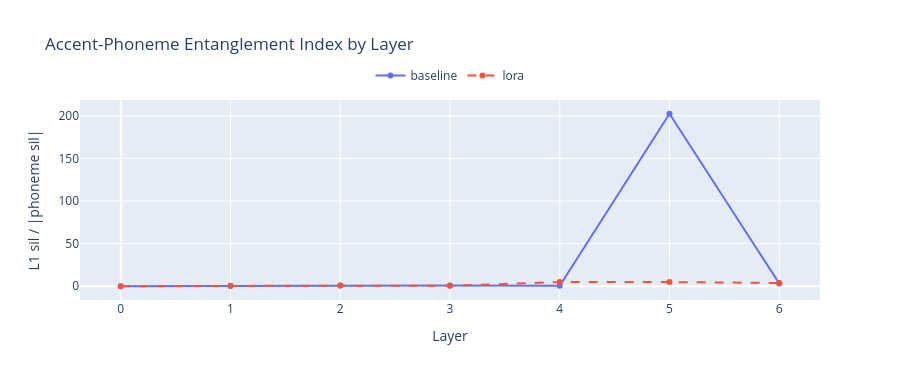

Notebook code for this chart:
### Markdown cell above
---
# Section 4 — Deeper Diagnostics

### Code cell
# ── 4a. Entanglement index: L1 silhouette / phoneme silhouette ────────────────
# A high ratio means accent is much more structured than phoneme at that layer.
# This is the geometric fingerprint of entanglement.
display(HTML('<h4>Accent-Phoneme Entanglement Index (L1 sil / |phoneme sil|)</h4>'))
display(HTML('<p style="color:#888">Higher = accent more structured than phoneme = more entanglement</p>'))

fig = go.Figure()
for model in MODELS:
    ph  = df[(df['model']==model) & (df['label_type']=='phoneme')].sort_values('layer')
    l1  = df[(df['model']==model) & (df['label_type']=='l1')].sort_values('layer')
    ratio = l1['silhouette'].values / (np.abs(ph['silhouette'].values) + 1e-8)
    fig.add_trace(go.Scatter(
        x=list(LAYERS), y=ratio.tolist(),
        name=model, mode='lines+markers',
        line=dict(color=COLORS[model], dash=DASH[model], width=2),
    ))

fig.update_layout(
    title='Accent-Phoneme Entanglement Index by Layer',
    height=380,
    legend=dict(orientation='h', yanchor='bottom', y=1.05, xanchor='center', x=0.5),
)
fig.update_xaxes(title_text='Layer')
fig.update_yaxes(title_text='L1 sil / |phoneme sil|')
fig.show()

### Figure 1 — Plotly figure (JSON) as saved in the notebook; plotly's stock layout.template omitted (floating-point values rounded to 4 significant figures)
{"data": [{"line": {"color": "#636EFA", "dash": "solid", "width": 2}, "mode": "lines+markers", "name": "baseline", "type": "scatter", "x": [0, 1, 2, 3, 4, 5, 6], "y": [0.0567, 0.463, 0.7793, 1.008, 0.4862, 202.4, 3.31]}, {"line": {"color": "#EF553B", "dash": "dash", "width": 2}, "mode": "lines+markers", "name": "lora", "type": "scatter", "x": [0, 1, 2, 3, 4, 5, 6], "y": [0.04259, 0.5614, 0.8056, 0.5354, 4.984, 4.968, 3.877]}], "layout": {"height": 380, "legend": {"orientation": "h", "x": 0.5, "xanchor": "center", "y": 1.05, "yanchor": "bottom"}, "title": {"text": "Accent-Phoneme Entanglement Index by Layer"}, "xaxis": {"title": {"text": "Layer"}}, "yaxis": {"title": {"text": "L1 sil / |phoneme sil|"}}}}
